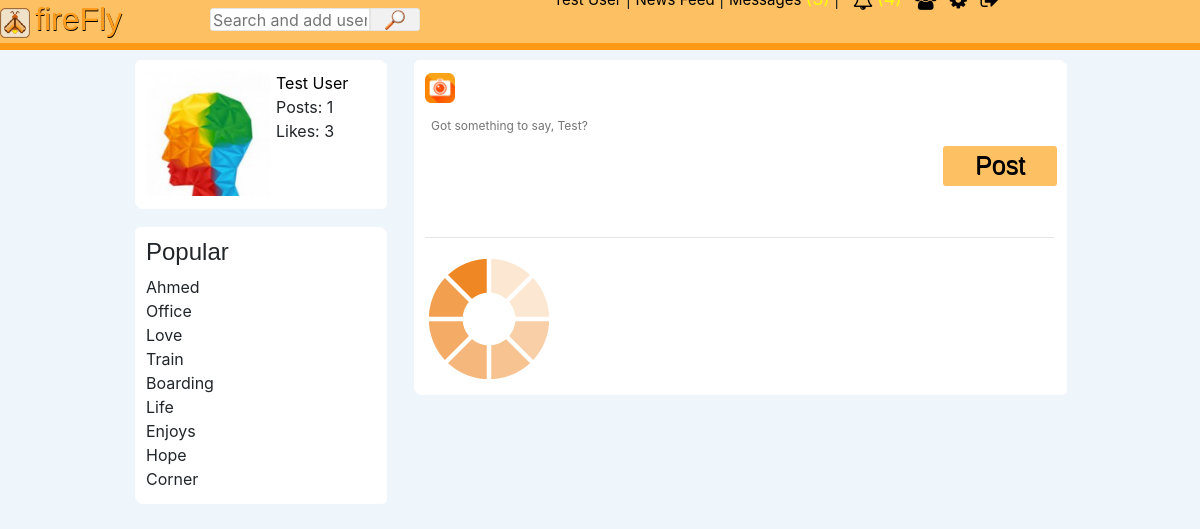
/index.php (signed in), run on the app's committed database.
### tables this page shows
CREATE TABLE IF NOT EXISTS `users` (
  `id` int(11) NOT NULL AUTO_INCREMENT,
  `first_name` varchar(25) NOT NULL,
  `last_name` varchar(25) NOT NULL,
  `user_name` varchar(255) NOT NULL,
  `email` varchar(100) NOT NULL,
  `password` varchar(255) NOT NULL,
  `signup_date` date NOT NULL,
  `profile_pic` varchar(255) NOT NULL,
  `num_posts` int(11) NOT NULL,
  `num_likes` int(11) NOT NULL,
  `user_closed` varchar(3) NOT NULL,
  `friend_array` text NOT NULL,
  PRIMARY KEY (`id`)
);

CREATE TABLE IF NOT EXISTS `trends` (
  `title` varchar(50) NOT NULL,
  `hits` int(11) NOT NULL
);

### includes/classes/Notification.php (called while the page is built, shortened)
<?php
class Notification {
	private $user_obj;
	private $con;
	public function __construct($con, $user){
		$this->con = $con;
		$this->user_obj = new User($con, $user);
	}
	public function getUnreadNumber() {
		$userLoggedIn = $this->user_obj->getUsername();
		$query = mysqli_query($this->con, "SELECT * FROM notifications WHERE viewed='no' AND user_to='$userLoggedIn'");
		return mysqli_num_rows($query);
	}
}
?>

### includes/classes/User.php (called while the page is built, shortened)
<?php
class User {
    private $user;
    public function __construct($con, $user) {
        $user_details_query = mysqli_query($con, "SELECT * FROM users WHERE user_name='$user'");
        $this->user = mysqli_fetch_array($user_details_query);
    }
    public function getUsername() {
        return $this->user['user_name'];
    }
}
?>

### includes/classes/Message.php (called while the page is built, shortened)
<?php
class Message {
    private $user_obj;
    private $con;
    public function __construct($con, $user) {
        $this->con = $con;
        $this->user_obj = new User($con, $user);
    }
    public function getUnreadNumber() {
        $userLoggedIn = $this->user_obj->getUsername();
        $query = mysqli_query($this->con, "SELECT * FROM messages WHERE viewed='no' AND user_to='$userLoggedIn'");
        return mysqli_num_rows($query);
    }
}
?>

### index.php (the view, shortened to what this page needs)
<?php
include("includes/header.php");
if ($user['friend_array'] == ",") {
    $user_first_name = $user['first_name'];
    echo "<div class='welcome'><h1> <b> Hey $user_first_name, <b> </h1> <br>
                               Search and add users in the search box above! <br>
                               Once users add you back, this page will be populated with their posts <br>
                               and you can start posting as well!! <br> <br>
                              <h1> <b>So Get Adding! <b> <h1>
                    </div>";
} else {
    ?>
    <div class="user_details column">
        <a href="<?php echo $userLoggedIn ?>"> <img src="<?php echo $user['profile_pic']; ?>" > </a>
        <div class="user_details_left_right">
            <a href="<?php echo $userLoggedIn ?>">
                <?php
                echo $user['first_name'] . " " . $user['last_name'];
                ?>
            </a> <br>
            <?php
            echo "Posts: " . $user['num_posts'] . "<br>";
            echo "Likes: " . $user['num_likes'] . "<br>";
            ?>
        </div>
    </div>
    <div class="main_column column">
        <form class="post_form" action="index.php" method="POST" enctype="multipart/form-data">
            <label for="fileToUpload">
                <img style='height: 30px; cursor: pointer;'src="assets/icons/camera.jpg"/>
            </label>
            <textarea name="post_text" id="post_text" required placeholder="Got something to say, <?php echo $user['first_name'] ?>?"></textarea>
            <input type="submit" name="post" id="post_button" value="Post">
        </form>
        <hr>
        <img id="loading" src="assets/icons/loading.gif">
    </div>
    <div class="user_details column">
        <h4>Popular</h4>
        <div class="trends">
            <?php
            $query = mysqli_query($con, "SELECT * FROM trends ORDER BY hits DESC LIMIT 9");
            foreach ($query as $row) {
                $word = $row['title'];
                $word_dot = strlen($word) >= 14 ? "..." : "";
                $trimmed_word = str_split($word, 14);
                $trimmed_word = $trimmed_word[0];
                echo "<div style'padding: 1px'>";
                echo $trimmed_word . $word_dot;
                echo "<br></div>";
            }
            ?>
        </div>
    </div>
    </div>
    </body>
    </html>
<?php } ?>

### includes/header.php (shortened to what this page needs)
<?php
require 'config/config.php';
include("includes/classes/User.php");
include("includes/classes/Post.php");
include("includes/classes/Message.php");
include("includes/classes/Notification.php");
if (isset($_SESSION['user_name'])) {
    $userLoggedIn = $_SESSION['user_name'];
    $user_details_query = mysqli_query($con, "SELECT * FROM users where user_name='$userLoggedIn'");
    $user = mysqli_fetch_array($user_details_query);
} else {
    header("Location: signin.php");
}
?>
<html>
    <head>
        <link rel="stylesheet" type="text/css" href="assets/stylesheets/bootstrap.min.css" />
        <link rel="stylesheet" type="text/css" href="assets/stylesheets/bootstrap.css" />
        <link href="https://maxcdn.bootstrapcdn.com/font-awesome/4.2.0/css/font-awesome.min.css" rel="stylesheet">
        <link rel="stylesheet" type="text/css" href="assets/stylesheets/style.css" />
        <link rel="stylesheet" media="(max-width: 1550px)" href="assets/stylesheets/header_1550.css" />
        <link rel="stylesheet" typ="text/css" href="assets/stylesheets/jquery.Jcrop.css">
    </head>
    <body>
        <div class="top_bar">
            <div class="logo">
                <a  href="index.php"><img id="toplogo" src =assets/images/logo/logo.png></a>
                <a id="toplogobar" href="index.php">fireFly</a>
            </div>
            <div class="search">
                <form action="search.php" method="GET" name="search_form">
                    <input type="text" onkeyup="getLiveSearchUsers(this.value, '<?php echo $userLoggedIn; ?>')" name="q" placeholder="Search and add users" autocomplete="off" id="search_text_input">
                    <span class="button_holder">
                        <img style='height: 20px; width: 40%;'src="assets/icons/Search-icon.png">
                    </span>
                </form>
            </div>
            <br> <nav>
                <?php
                $messages = new Message($con, $userLoggedIn);
                $num_messages = $messages->getUnreadNumber();
                $notifications = new Notification($con, $userLoggedIn);
                $num_notifications = $notifications->getUnreadNumber();
                $user_obj = new User($con, $userLoggedIn);
                ?>
                <a href="<?php echo $userLoggedIn ?>" id="navahover"><?php echo $user['first_name'] . " " . $user['last_name'] ?> </a> |
                <a href="index.php" id="navahover">News Feed</a> |
                <a href="javascript:void(0);" onclick="getDropdownData('<?php echo $userLoggedIn; ?>', 'message')" id="navahover">Messages
                    <?php
                    if ($num_messages > 0)
                        echo '<span class="notification_badge" id="unread_message">' . "(" . $num_messages . ")" . '</span>';
                    ?>
                </a> | &nbsp
               	<a href="javascript:void(0);" onclick="getDropdownData('<?php echo $userLoggedIn; ?>', 'notification')"><i class="fa fa-bell-o fa-lg" ></i>
                    <?php
                    if ($num_notifications > 0)
                        echo '<span class="notification_badge" id="unread_notification">' . "(" . $num_notifications . ")" . '</span>';
                    ?>
                </a>   &nbsp
                <a href="requests.php">
                    <i class="fa fa-users fa-lg"></i>
                </a>
                <a href="settings.php"><i class="fa fa-cog fa-lg" ></i></a> &nbsp
                <a href="includes/handlers/logout.php"><i class="fa fa-sign-out fa-lg" ></i></a>
            </nav>
        </div>
        <div class="wrapper">

### assets/stylesheets/style.css (style rules this page uses)
body { background-color: #eef5fb; }
.top_bar { width: 100%; height: 50px; min-width: 1050px; background-color: rgb(253, 193, 99); border-bottom: 0.45em solid rgba(255, 143, 0, 0.78); margin: 0 0 10px 0; display: inline-flex; position: fixed; z-index: 10; }
#toplogo { height:30px; margin-left: 210; margin-top: 8; position: absolute; }
#toplogobar { position: absolute; font-family: 'Bellota-BoldItalic', sans-serif; margin-left: 245px; margin-top: -5; color: #ff9c1d; font-size: 200%; text-shadow: #000 0.5px 0.5px 0px; text-decoration: none; }
nav { float: right; right: 1px; position: absolute; margin-top: -15; margin-right: 200; text-decoration: none; }
nav a { position: relative; color: #000; text-decoration: none; font-size: 15px; }
.wrapper { margin: 0 auto; position: relative; top: 50px; padding: 10px; width: 75%; min-width: 950; }
.column { background-color: #fff; padding: 10px; border: 1px solid #fff; border-radius: 5px; box-shadow: 2px 2px 1px #fff; z-index: -1; }
.user_details { width: 250px; float: left; margin-bottom: 20px; }
.user_details img { height: 120px; border-radius: 5px; margin-right: 5px; }
.user_details_left_right { width: 125px; display: inline-block; position: absolute; }
.user_details_left_right a { text-decoration: none; color: #000; }
.user_details img { height: 125px; border-radius: 5px; margin-right: 5px; }
.main_column { float: right; width: 70%; z-index: -1; min-height: 170px; }
.post_form { width: 100%; }
.post_form textarea { width: 80%; height: 110px; border-radius: 3px; margin-right: 5px; border: 1px solid #fff; font-size: 12px; padding: 5px; resize: none; }
.post_form input[type="submit"] { width: 12%; height: 40px; border: none; border-radius: 3px; background-color: rgb(253, 193, 99); font-family: 'Bellota-LightItalic' , sans-serif; text-shadow: #000 0.5px 0.5px 0px; font-size: 25; position: absolute; outline: 0; margin: 10; margin-top:35; }
a { text-decoration: none; color: #000; }
h4 { font-family: "Bellota-BoldItalic", sans-serif; }
.notification_badge { color: rgba(255, 254, 0, 0.98); font-size: 18; }
.search { margin: 8px 0 0 35%; }
.search #search_text_input { border: thin solid #E5E5E5; float: left; height: 23px; outline: 0; width: 160px; border-top-right-radius: 0; border-bottom-right-radius: 0; border-top-left-radius: 3px; border-bottom-left-radius: 3px; }
.button_holder { background-color: #F1F1F1; border: thin solid #e5e5e5; cursor: pointer; float: left; height: 23px; text-align: center; width: 50px; border-top-right-radius: 3px; border-bottom-right-radius: 3px; }
.button_holder img { margin-top: 1px; width: 20px; }

### data on the page
users: profile_pic (picture), first_name "Test", last_name "User", num_posts "1", num_likes "3", post_text "Got something to say, Test?"
trends: title "Ahmed"
trends: title "Office"
trends: title "Love"
trends: title "Train"
trends: title "Boarding"
trends: title "Life"
trends: title "Enjoys"
trends: title "Hope"
trends: title "Corner"
